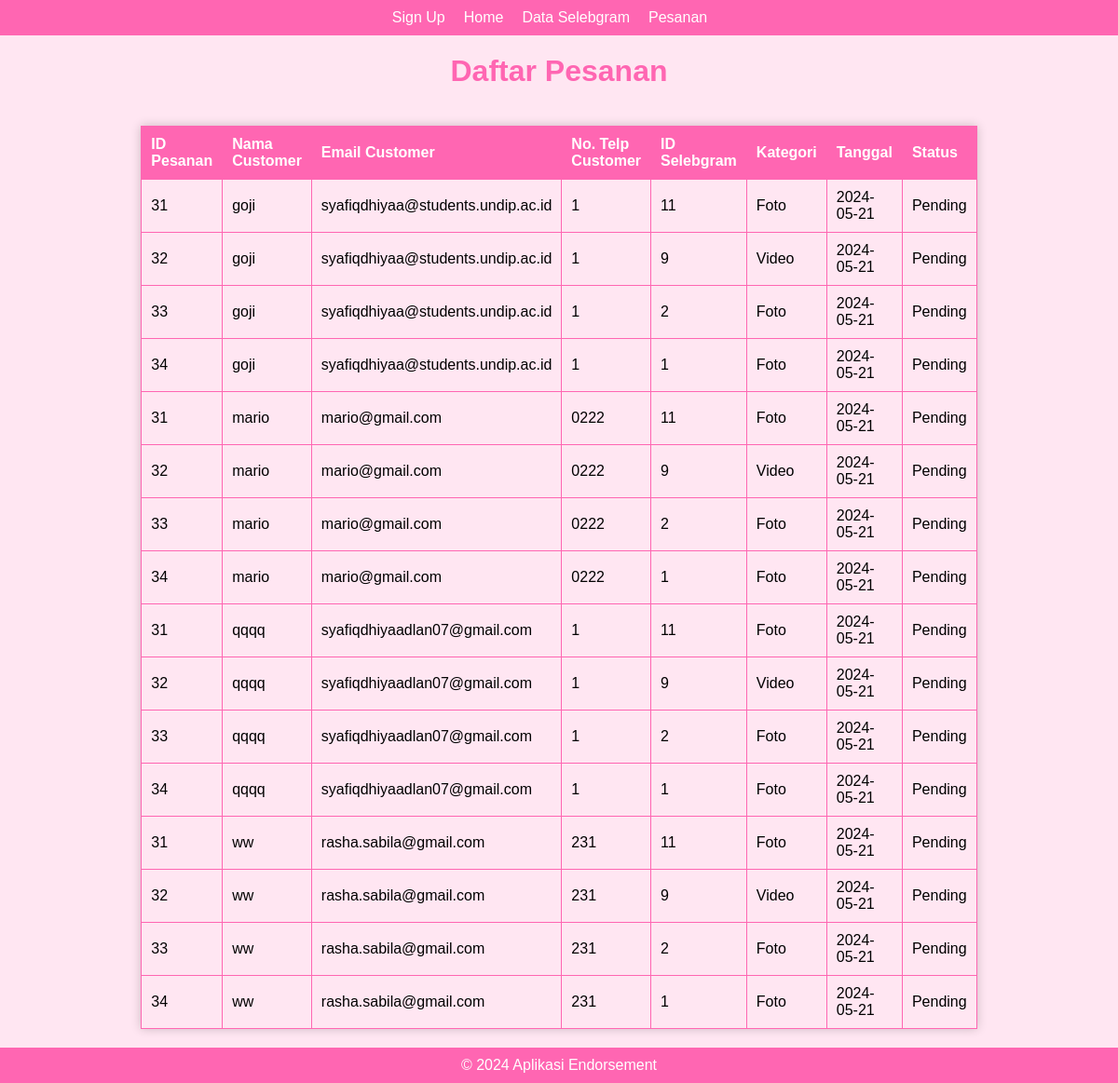
The app's page /data-pesanan.php with its own data.
### tables this page shows
CREATE TABLE `pesanan` (
  `id_pesanan` int(11) NOT NULL,
  `selebgram_id` int(11) DEFAULT NULL,
  `nomor_pesan` varchar(50) NOT NULL,
  `jenis_postingan` enum('Foto','Video','','') NOT NULL,
  `kategori` enum('Produk','Makanan','Fashion','Skincare') NOT NULL,
  `tanggal` date DEFAULT current_timestamp(),
  `total` decimal(10,2) NOT NULL,
  `status` varchar(50) DEFAULT 'Pending'
);

CREATE TABLE `customer` (
  `id` int(11) NOT NULL,
  `no_pesanan` varchar(50) NOT NULL,
  `nama_customer` varchar(100) NOT NULL,
  `email_customer` varchar(100) NOT NULL,
  `telp_customer` varchar(20) NOT NULL
);

### data-pesanan.php (the view, shortened to what this page needs)
<?php
            require 'functions.php';
             $sqli = ("SELECT pesanan.id_pesanan, customer.nama_customer, customer.email_customer, customer.telp_customer,
                    pesanan.selebgram_id, pesanan.jenis_postingan, pesanan.kategori, pesanan.tanggal, pesanan.status
                    FROM pesanan
                    JOIN customer");
                    $result = $conn->query($sqli);
                    $pesanan = [];
                    if ($result->num_rows > 0) {
                        while ($row = $result->fetch_assoc()) {
                            $pesanan[] = $row;
                        }
                    }
            ?>
<!DOCTYPE html>
<html lang="en">
<head>
    <link rel="stylesheet" href="style-pesanan.css">
</head>
<body>
    <header>
        <nav>
            <ul>
            <li><a href="sign-up.php">Sign Up</a></li>
                <li><a href="login.php">Home</a></li>
                <li><a href="data-selebgram.php">Data Selebgram</a></li>
                <li><a href="pesanan.php">Pesanan</a></li>
            </ul>
        </nav>
    </header>
    <main>
        <h1>Daftar Pesanan</h1>
        <table>
            <tr>
                <th>ID Pesanan</th>
                <th>Nama Customer</th>
                <th>Email Customer</th>
                <th>No. Telp Customer</th>
                <th>ID Selebgram</th>
                <th>Kategori</th>
                <th>Tanggal</th>
                <th>Status</th>
            </tr>
            <?php foreach($pesanan as $row): ?>
                <tr>
                <td><?= $row["id_pesanan"]; ?></td>
                <td><?= $row["nama_customer"]; ?></td>
                <td><?= $row["email_customer"]; ?></td>
                <td><?= $row["telp_customer"]; ?></td>
                <td><?= $row["selebgram_id"]; ?></td>
                <td><?= $row["jenis_postingan"]; ?></td>
                <td><?= $row["tanggal"]; ?></td>
                <td><?= $row["status"]; ?></td>
                </tr>
                <?php endforeach; ?>
        </table>
    </main>
    <footer>
        <p>&copy; 2024 Aplikasi Endorsement</p>
    </footer>
</body>
</html>

### style-pesanan.css (style rules this page uses)
* { margin: 0; padding: 0; box-sizing: border-box; }
body { min-height: 100vh; display: flex; flex-direction: column; font-family: Arial, sans-serif; }
header { background-color: #ff66b2; color: #fff; padding: 10px; position: sticky; top: 0; z-index: 1; text-align: center; }
nav ul { list-style-type: none; display: flex; justify-content: center; }
nav li { margin-right: 20px; }
nav a { color: #fff; text-decoration: none; }
main { padding: 20px; background-color: #ffe6f2; flex: 1; overflow-y: auto; display: flex; flex-direction: column; align-items: center; }
h1 { color: #ff66b2; margin-bottom: 20px; }
table { width: 100%; max-width: 800px; border-collapse: collapse; background-color: #fff; box-shadow: 0 0 10px rgba(0, 0, 0, 0.2); margin-top: 20px; }
th, td { padding: 10px; text-align: left; border: 1px solid #ff66b2; }
th { background-color: #ff66b2; color: #fff; }
td { background-color: #ffe6f2; }
footer { background-color: #ff66b2; color: #fff; padding: 10px; text-align: center; position: sticky; bottom: 0; z-index: 1; }

### records on screen
pesanan: id_pesanan "31", customer.nama_customer "goji", customer.email_customer "syafiqdhiyaa@students.undip.ac.id", customer.telp_customer "1", selebgram "11", jenis_postingan "Foto", tanggal "2024-05-21", status "Pending", customer.nama_customer "mario", customer.email_customer "mario@gmail.com", customer.telp_customer "0222", customer.nama_customer "qqqq", customer.email_customer "syafiqdhiyaadlan07@gmail.com", customer.nama_customer "ww", customer.email_customer "rasha.sabila@gmail.com", customer.telp_customer "231"
pesanan: id_pesanan "32", customer.nama_customer "goji", customer.email_customer "syafiqdhiyaa@students.undip.ac.id", customer.telp_customer "1", selebgram "9", jenis_postingan "Video", tanggal "2024-05-21", status "Pending", customer.nama_customer "mario", customer.email_customer "mario@gmail.com", customer.telp_customer "0222", customer.nama_customer "qqqq", customer.email_customer "syafiqdhiyaadlan07@gmail.com", customer.nama_customer "ww", customer.email_customer "rasha.sabila@gmail.com", customer.telp_customer "231"
pesanan: id_pesanan "33", customer.nama_customer "goji", customer.email_customer "syafiqdhiyaa@students.undip.ac.id", customer.telp_customer "1", selebgram "2", jenis_postingan "Foto", tanggal "2024-05-21", status "Pending", customer.nama_customer "mario", customer.email_customer "mario@gmail.com", customer.telp_customer "0222", customer.nama_customer "qqqq", customer.email_customer "syafiqdhiyaadlan07@gmail.com", customer.nama_customer "ww", customer.email_customer "rasha.sabila@gmail.com", customer.telp_customer "231"
pesanan: id_pesanan "34", customer.nama_customer "goji", customer.email_customer "syafiqdhiyaa@students.undip.ac.id", customer.telp_customer "1", selebgram "1", jenis_postingan "Foto", tanggal "2024-05-21", status "Pending", customer.nama_customer "mario", customer.email_customer "mario@gmail.com", customer.telp_customer "0222", customer.nama_customer "qqqq", customer.email_customer "syafiqdhiyaadlan07@gmail.com", customer.nama_customer "ww", customer.email_customer "rasha.sabila@gmail.com", customer.telp_customer "231"
